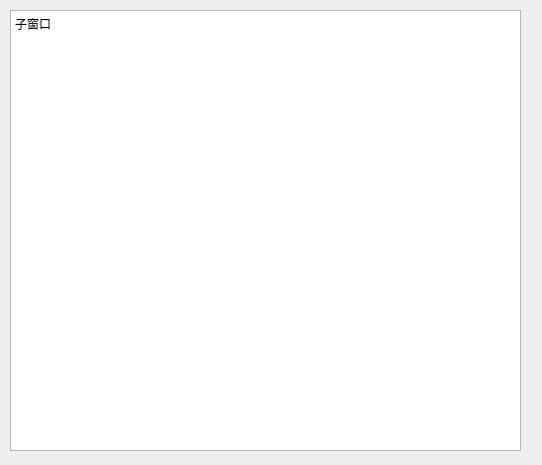
<?xml version="1.0" encoding="UTF-8"?>
<ui version="4.0">
 <class>Form</class>
 <widget class="QWidget" name="Form">
  <property name="geometry">
   <rect>
    <x>0</x>
    <y>0</y>
    <width>542</width>
    <height>465</height>
   </rect>
  </property>
  <property name="windowTitle">
   <string>Form</string>
  </property>
  <widget class="QTextEdit" name="textEdit">
   <property name="geometry">
    <rect>
     <x>10</x>
     <y>10</y>
     <width>511</width>
     <height>441</height>
    </rect>
   </property>
   <property name="html">
    <string>&lt;!DOCTYPE HTML PUBLIC &quot;-//W3C//DTD HTML 4.0//EN&quot; &quot;http://www.w3.org/TR/REC-html40/strict.dtd&quot;&gt;
&lt;html&gt;&lt;head&gt;&lt;meta name=&quot;qrichtext&quot; content=&quot;1&quot; /&gt;&lt;style type=&quot;text/css&quot;&gt;
p, li { white-space: pre-wrap; }
&lt;/style&gt;&lt;/head&gt;&lt;body style=&quot; font-family:'SimSun'; font-size:9.07563pt; font-weight:400; font-style:normal;&quot;&gt;
&lt;p style=&quot; margin-top:0px; margin-bottom:0px; margin-left:0px; margin-right:0px; -qt-block-indent:0; text-indent:0px;&quot;&gt;&lt;span style=&quot; font-size:9.07563pt;&quot;&gt;子窗口&lt;/span&gt;&lt;/p&gt;&lt;/body&gt;&lt;/html&gt;</string>
   </property>
  </widget>
 </widget>
 <resources/>
 <connections/>
</ui>
